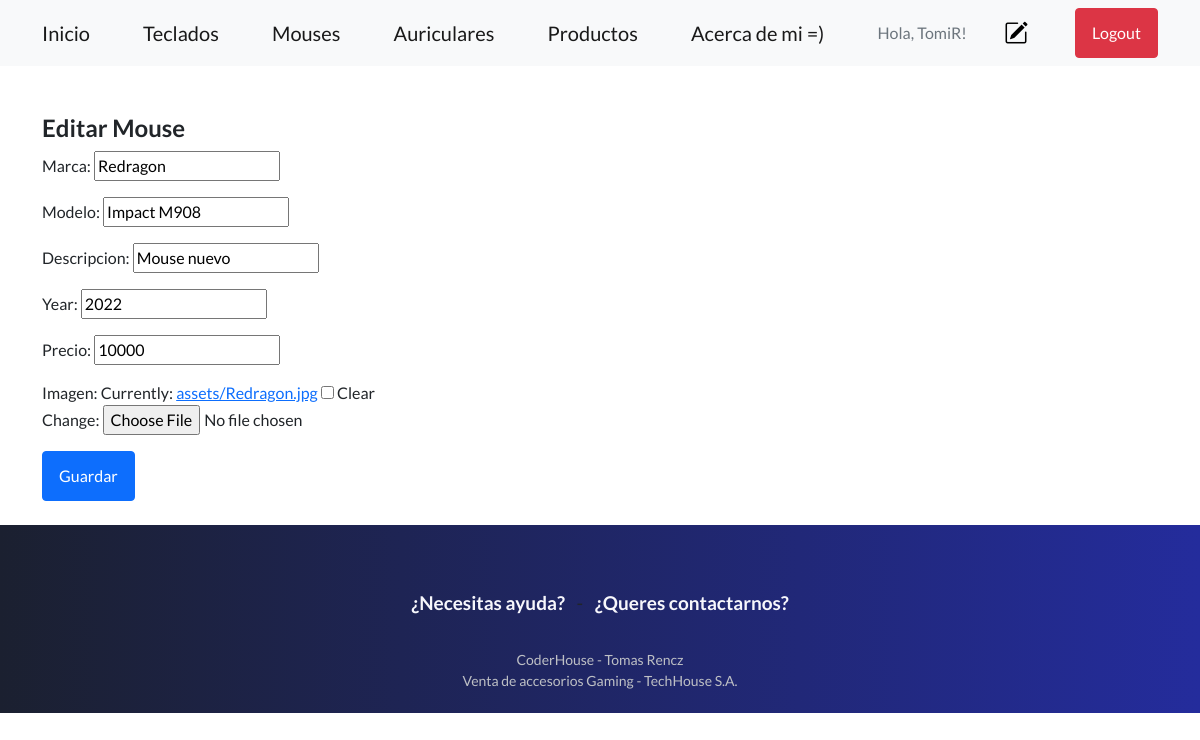
Page /MyApp/mouseEdicion/24/ (signed in) on the committed database.
### MyApp/models.py (models this page shows, shortened)
class Accesorio2(models.Model):
    AccesorioSeleccion = (
    ('teclado','Teclados'),
    ('mouse', 'Mouses'),
    ('auricular','Auriculares'),
    )
    usuario = models.ForeignKey(User, on_delete=models.CASCADE, null=True, blank=True)
    accesorio = models.CharField(max_length=30, choices=AccesorioSeleccion)
    marca = models.CharField(max_length=40)
    modelo = models.CharField(max_length=40)
    descripcion = models.CharField(max_length=140)
    year = models.IntegerField()
    precio = models.DecimalField(max_digits=10, decimal_places=0)
    imagen = models.ImageField(null=True, blank=True, upload_to="assets/")

### MyApp/views.py (the view)
# urls.py: path('mouseEdicion/<int:pk>/', views.MouseUpdate.as_view(), name='mouse_editar'),
class MouseUpdate(LoginRequiredMixin, UpdateView):
    model = Accesorio2
    form_class = ActualizacionAccesorio
    success_url = reverse_lazy('Mouses')
    context_object_name = 'mouse'
    template_name = 'mouseEdicion.html'

### MyApp/forms.py
class ActualizacionAccesorio(forms.ModelForm):
    class Meta:
        model = Accesorio2
        fields = ('marca','modelo','descripcion','year','precio','imagen')

### MyApp/Templates/mouseEdicion.html
{% extends 'padre.html' %}
{% load static %}
{% block contenidoQueCambia %}
<br>
<br>
{% if user.id == mouse.usuario.id %}
<div class="container">
    <h4>Editar Mouse</h4>
</div>
<div class="container">
    <div class="form-group">
        <form method="post" enctype="multipart/form-data">{% csrf_token %}
            {{ form.as_p }}
            <button type="submit" class="btn btn-primary">Guardar</button>
        </form>
    </div>
</div>
<br>
{% else %}
<div class="container">
<h4>No tienes acceso a esta pagina!</h4>
</div>
{% endif %}
{% endblock %}

### MyApp/Templates/padre.html (shortened to what this page needs)
<!DOCTYPE html>
<html lang="en">
    <head>
        {% load static %}
        <link href="https://cdn.jsdelivr.net/npm/bootstrap-icons@1.5.0/font/bootstrap-icons.css" rel="stylesheet" type="text/css" />
        <link href="{%static 'MyApp/css/styles.css' %}" rel="stylesheet" />
    </head>
    <body>
        <nav class="navbar navbar-light bg-light static-top">
            <div class="container">
                <a class="navbar-brand" href="{% url 'inicio' %}">Inicio</a>
                <a class="navbar-brand" href="{% url 'Teclados' %}">Teclados</a>
                <a class="navbar-brand" href="{% url 'Mouses' %}">Mouses</a>
                <a class="navbar-brand" href="{% url 'Auriculares' %}">Auriculares</a>
                <a class="navbar-brand" href="{% url 'Nuevo' %}">Productos</a>
                <a class="navbar-brand" href="{% url 'acerca_de_mi' %}">Acerca de mi =)</a>
                {% if request.user.is_authenticated %}
                <p class="text-muted mb-4 mb-lg-0">
                    Hola, {{user.username}}!
                </p>
                <a style="color: black; margin-right: 10px;" href="{% url 'editar_perfil' %}">
                    <i class="bi bi-pencil-square fs-4"></i>
                </a>
                <a class="btn btn-danger" href="{% url 'Login' %}">Logout</a>
                {% endif %}
            </div>
        </nav>
        {% block contenidoQueCambia %}
        {% endblock %}
        <footer class="footer bg-dark" style="background: linear-gradient(90deg, rgb(27, 32, 48), rgb(36, 44, 156))">
            <div class="container" style="height: 60px;">
                <div class="row">
                    <div class="h-100 text-center my-auto" style="margin-bottom: 100px">
                        <ul class="list-inline mb-2" style="font-size: 19px;">
                            <li class="list-inline-item"><a href="{% url 'Ayuda' %}" style="color:rgb(247, 247, 252); text-decoration: none;" onmouseover="this.style.color='lightgrey'" onmouseout="this.style.color='rgb(247, 247, 252)'"><b>¿Necesitas ayuda?</b></a></li>
                            <li class="list-inline-item">-</li>
                            <li class="list-inline-item"><a href="{% url 'Contacto' %}" style="color:rgb(247, 247, 252); text-decoration: none;"onmouseover="this.style.color='lightgrey'" onmouseout="this.style.color='rgb(247, 247, 252)'"><b>¿Queres contactarnos?</b></a></li>
                        </ul>
                        <br>
                        <p class="small mb-4 mb-lg-0" style="color: rgb(190, 192, 197);">CoderHouse - Tomas Rencz</p>
                    <p class="small mb-4 mb-lg-0" style="color: rgb(190, 192, 197);">Venta de accesorios Gaming - TechHouse S.A.</p>
            </div>
        </footer>

### rows in the picture
Accesorio2: marca "Redragon", modelo "Impact M908", descripcion "Mouse nuevo", year "2022", precio "10000"

### other values in the picture
{{ user.username }} "TomiR"
